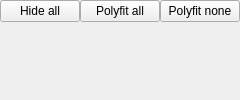
  <widget class="QDockWidget" name="dock_bgrois">
   <property name="windowTitle">
    <string>Background</string>
   </property>
   <attribute name="dockWidgetArea">
    <number>1</number>
   </attribute>
   <widget class="QWidget" name="dockWidgetContents_3">
    <layout class="QVBoxLayout" name="verticalLayout_4">
     <property name="spacing">
      <number>0</number>
     </property>
     <property name="leftMargin">
      <number>0</number>
     </property>
     <property name="topMargin">
      <number>0</number>
     </property>
     <property name="rightMargin">
      <number>0</number>
     </property>
     <property name="bottomMargin">
      <number>0</number>
     </property>
     <item>
      <layout class="QHBoxLayout" name="horizontalLayout_3">
       <property name="spacing">
        <number>0</number>
       </property>
       <item>
        <widget class="QPushButton" name="pushButton_hideAllB">
         <property name="text">
          <string>Hide all</string>
         </property>
        </widget>
       </item>
       <item>
        <widget class="QPushButton" name="pushButton_polyAll">
         <property name="text">
          <string>Polyfit all</string>
         </property>
        </widget>
       </item>
       <item>
        <widget class="QPushButton" name="pushButton_polyNone">
         <property name="text">
          <string>Polyfit none</string>
         </property>
        </widget>
       </item>
      </layout>
     </item>
     <item>
      <widget class="BGRoiTree" name="tree_bgrois" native="true">
       <zorder>layoutWidget_2</zorder>
       <zorder>layoutWidget_2</zorder>
      </widget>
     </item>
    </layout>
   </widget>
  </widget>
